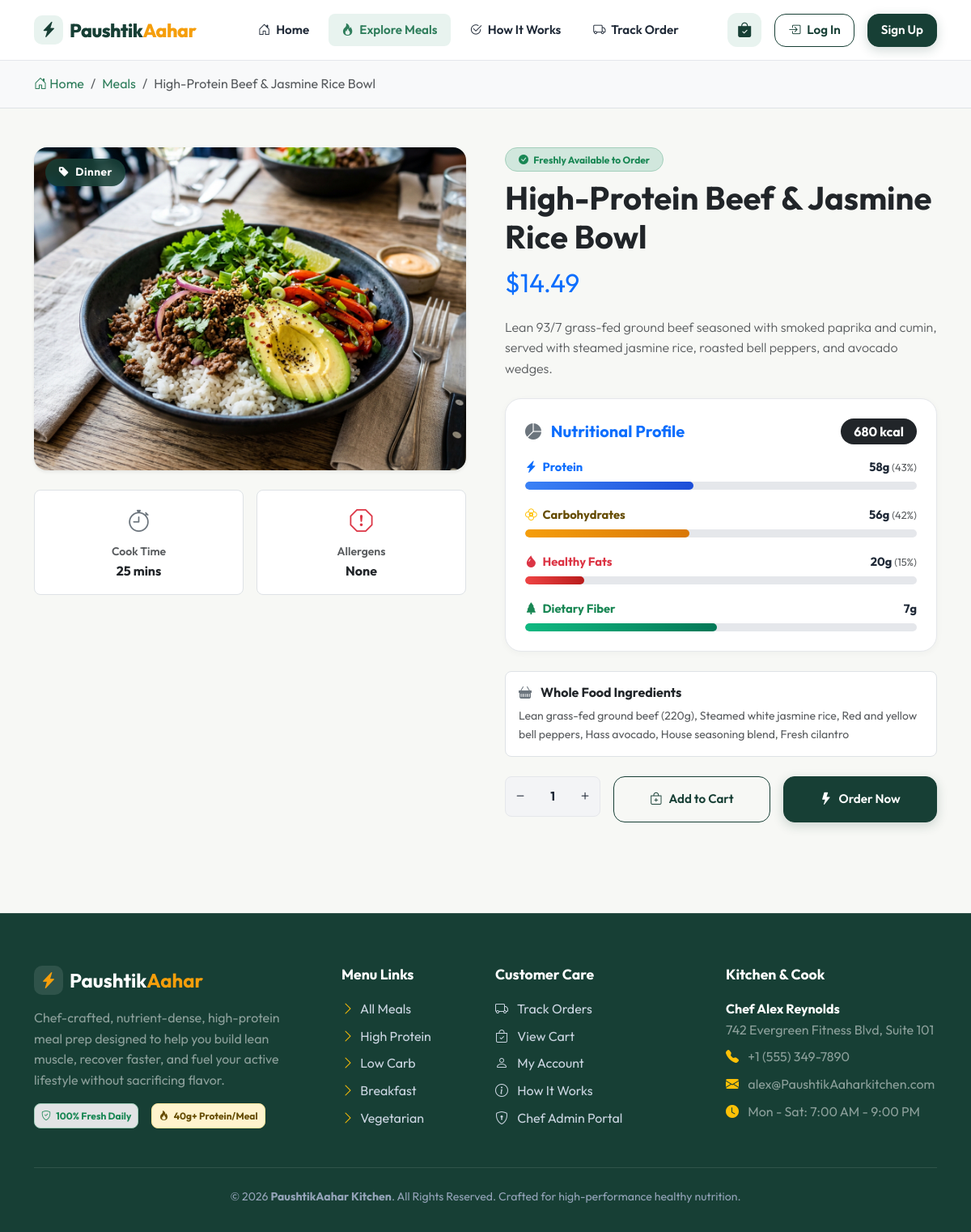
The app's page /meal.php?id=2 with its own data.
### tables this page shows
CREATE TABLE `meals` (
  `id` INT AUTO_INCREMENT PRIMARY KEY,
  `name` VARCHAR(150) NOT NULL,
  `slug` VARCHAR(180) NOT NULL UNIQUE,
  `description` TEXT NOT NULL,
  `category` VARCHAR(50) NOT NULL,
  `ingredients` TEXT NOT NULL,
  `allergens` VARCHAR(255) DEFAULT 'None',
  `image` VARCHAR(255) NOT NULL,
  `price` DECIMAL(10,2) NOT NULL,
  `calories` INT NOT NULL,
  `protein` INT NOT NULL,
  `carbs` INT NOT NULL,
  `fat` INT NOT NULL,
  `fiber` INT NOT NULL DEFAULT 0,
  `preparation_time` VARCHAR(50) NOT NULL DEFAULT '20-25 mins',
  `is_available` TINYINT(1) NOT NULL DEFAULT 1,
  `is_featured` TINYINT(1) NOT NULL DEFAULT 0,
  `created_at` TIMESTAMP DEFAULT CURRENT_TIMESTAMP,
  `updated_at` TIMESTAMP DEFAULT CURRENT_TIMESTAMP ON UPDATE CURRENT_TIMESTAMP
);

CREATE TABLE `settings` (
  `key_name` VARCHAR(50) PRIMARY KEY,
  `key_value` TEXT NOT NULL
);

### includes/functions.php (called while the page is built, shortened)
<?php
function e($string) {
    return htmlspecialchars((string)$string, ENT_QUOTES, 'UTF-8');
}
function format_price($amount) {
    return '$' . number_format((float)$amount, 2);
}
function get_setting($key, $default = '') {
    global $pdo;
    try {
        $stmt = $pdo->prepare("SELECT key_value FROM settings WHERE key_name = ? LIMIT 1");
        $stmt->execute([$key]);
        $row = $stmt->fetch();
        return $row ? $row['key_value'] : $default;
    } catch (PDOException $e) {
        return $default;
    }
}

### meal.php (the view, shortened to what this page needs)
<?php
require_once __DIR__ . '/config/database.php';
require_once __DIR__ . '/includes/functions.php';
$meal_id = (int)($_GET['id'] ?? 0);
$stmt = $pdo->prepare("SELECT * FROM meals WHERE id = ? LIMIT 1");
$stmt->execute([$meal_id]);
$meal = $stmt->fetch();
$total_macro_grams = max(1, $meal['protein'] + $meal['carbs'] + $meal['fat']);
$protein_pct = round(($meal['protein'] / $total_macro_grams) * 100);
$carbs_pct   = round(($meal['carbs'] / $total_macro_grams) * 100);
$fat_pct     = round(($meal['fat'] / $total_macro_grams) * 100);
require_once __DIR__ . '/includes/header.php';
?>
<div class="bg-light py-3 border-bottom">
  <div class="container">
    <nav aria-label="breadcrumb">
      <ol class="breadcrumb mb-0 small">
        <li class="breadcrumb-item"><a href="index.php"><i class="bi bi-house-door"></i> Home</a></li>
        <li class="breadcrumb-item"><a href="meals.php">Meals</a></li>
        <li class="breadcrumb-item active" aria-current="page"><?= e($meal['name']) ?></li>
      </ol>
    </nav>
  </div>
</div>
<div class="container py-5">
  <div class="row g-5">
    <div class="col-lg-6">
      <div class="position-relative mb-4">
        <img src="uploads/meals/<?= e($meal['image']) ?>" alt="<?= e($meal['name']) ?>" class="img-fluid rounded-4 shadow-sm w-100" style="max-height: 480px; object-fit: cover;" onerror="this.src='uploads/meals/grilled_chicken_bowl.jpg'">
        <span class="meal-badge-category" style="font-size: 0.85rem; padding: 0.4rem 1rem;">
          <i class="bi bi-tag-fill me-1"></i> <?= e($meal['category']) ?>
        </span>
      </div>
      <div class="row g-3">
        <div class="col-6">
          <div class="p-3 bg-white border rounded-3 text-center">
            <i class="bi bi-stopwatch text-secondary fs-3 mb-1 d-block"></i>
            <small class="text-muted d-block fw-semibold">Cook Time</small>
            <strong class="text-dark"><?= e($meal['preparation_time']) ?></strong>
          </div>
        </div>
        <div class="col-6">
          <div class="p-3 bg-white border rounded-3 text-center">
            <i class="bi bi-exclamation-octagon text-danger fs-3 mb-1 d-block"></i>
            <small class="text-muted d-block fw-semibold">Allergens</small>
            <strong class="text-dark"><?= e($meal['allergens'] ?: 'None') ?></strong>
          </div>
        </div>
      </div>
    </div>
    <div class="col-lg-6">
      <div class="d-flex align-items-center gap-2 mb-2">
        <?php if ($meal['is_available']): ?>
          <span class="badge bg-success-subtle text-success border border-success-subtle px-3 py-2 rounded-pill">
            <i class="bi bi-check-circle-fill me-1"></i> Freshly Available to Order
          </span>
        <?php else: ?>
          <span class="badge bg-danger-subtle text-danger border border-danger-subtle px-3 py-2 rounded-pill">
            <i class="bi bi-x-circle-fill me-1"></i> Currently Unavailable
          </span>
        <?php endif; ?>
      </div>
      <h1 class="fw-bold text-dark display-6 mb-2"><?= e($meal['name']) ?></h1>
      <div class="fs-2 fw-extrabold text-primary mb-3"><?= format_price($meal['price']) ?></div>
      <p class="text-muted lead fs-6 mb-4">
        <?= nl2br(e($meal['description'])) ?>
      </p>
      <div class="macro-breakdown-card mb-4">
        <div class="d-flex justify-content-between align-items-center mb-3">
          <h5 class="fw-bold text-primary mb-0"><i class="bi bi-pie-chart-fill me-2 text-secondary"></i> Nutritional Profile</h5>
          <span class="badge bg-dark text-white px-3 py-2 rounded-pill fs-6"><?= (int)$meal['calories'] ?> kcal</span>
        </div>
        <div class="macro-bar-item">
          <div class="macro-bar-header">
            <span class="text-primary"><i class="bi bi-lightning-charge-fill text-primary me-1"></i> Protein</span>
            <span><?= (int)$meal['protein'] ?>g <small class="text-muted fw-normal">(<?= $protein_pct ?>%)</small></span>
          </div>
          <div class="macro-progress-track">
            <div class="macro-progress-fill fill-protein" style="width: <?= $protein_pct ?>%;"></div>
          </div>
        </div>
        <div class="macro-bar-item">
          <div class="macro-bar-header">
            <span class="text-warning-emphasis"><i class="bi bi-flower2 text-warning me-1"></i> Carbohydrates</span>
            <span><?= (int)$meal['carbs'] ?>g <small class="text-muted fw-normal">(<?= $carbs_pct ?>%)</small></span>
          </div>
          <div class="macro-progress-track">
            <div class="macro-progress-fill fill-carbs" style="width: <?= $carbs_pct ?>%;"></div>
          </div>
        </div>
        <div class="macro-bar-item">
          <div class="macro-bar-header">
            <span class="text-danger"><i class="bi bi-droplet-fill text-danger me-1"></i> Healthy Fats</span>
            <span><?= (int)$meal['fat'] ?>g <small class="text-muted fw-normal">(<?= $fat_pct ?>%)</small></span>
          </div>
          <div class="macro-progress-track">
            <div class="macro-progress-fill fill-fat" style="width: <?= $fat_pct ?>%;"></div>
          </div>
        </div>
        <?php if (!empty($meal['fiber'])): ?>
          <div class="macro-bar-item">
            <div class="macro-bar-header">
              <span class="text-success"><i class="bi bi-tree-fill text-success me-1"></i> Dietary Fiber</span>
              <span><?= (int)$meal['fiber'] ?>g</span>
            </div>
            <div class="macro-progress-track">
              <div class="macro-progress-fill fill-fiber" style="width: <?= min(100, $meal['fiber'] * 7) ?>%;"></div>
            </div>
          </div>
        <?php endif; ?>
      </div>
      <div class="bg-white p-3 rounded-3 border mb-4">
        <h6 class="fw-bold text-dark mb-2"><i class="bi bi-basket-fill text-secondary me-2"></i> Whole Food Ingredients</h6>
        <p class="text-muted small mb-0">
          <?= e($meal['ingredients']) ?>
        </p>
      </div>
      <?php if ($meal['is_available']): ?>
        <form method="POST" action="meal.php?id=<?= $meal['id'] ?>">
          <div class="d-flex flex-column flex-sm-row align-items-stretch gap-3">
            <div class="quantity-control align-self-start" style="height: 50px;">
              <button type="button" class="qty-btn qty-minus"><i class="bi bi-dash"></i></button>
              <input type="number" name="quantity" class="qty-input" value="1" min="1" max="50">
              <button type="button" class="qty-btn qty-plus"><i class="bi bi-plus"></i></button>
            </div>
            <button type="submit" name="submit_action" value="add_cart" class="btn btn-outline-custom flex-grow-1 py-3">
              <i class="bi bi-bag-plus"></i> Add to Cart
            </button>
            <button type="submit" name="submit_action" value="buy_now" class="btn btn-primary-custom flex-grow-1 py-3">
              <i class="bi bi-lightning-fill"></i> Order Now
            </button>
          </div>
        </form>
      <?php endif; ?>
    </div>
  </div>
</div>
<?php require_once __DIR__ . '/includes/footer.php'; ?>

### includes/footer.php (shortened to what this page needs)
  </main>
  <footer class="footer-custom">
    <div class="container">
      <div class="row g-4">
        <div class="col-lg-4 col-md-6">
          <div class="d-flex align-items-center gap-2 mb-3">
            <div class="brand-icon" style="background: rgba(255,255,255,0.1); width: 36px; height: 36px; border-radius: 10px; display: flex; align-items: center; justify-content: center; color: #f59e0b;">
              <i class="bi bi-lightning-charge-fill fs-5"></i>
            </div>
            <h4 class="text-white fw-bold mb-0">Paushtik<span style="color: #f59e0b;">Aahar</span></h4>
          </div>
          <p class="text-white-50 pe-lg-4">
            Chef-crafted, nutrient-dense, high-protein meal prep designed to help you build lean muscle, recover faster, and fuel your active lifestyle without sacrificing flavor.
          </p>
          <div class="d-flex gap-3 mt-3">
            <span class="badge bg-secondary-subtle text-success p-2 rounded-3 border border-success-subtle"><i class="bi bi-shield-check me-1"></i> 100% Fresh Daily</span>
            <span class="badge bg-warning-subtle text-warning-emphasis p-2 rounded-3 border border-warning-subtle"><i class="bi bi-fire me-1"></i> 40g+ Protein/Meal</span>
          </div>
        </div>
        <div class="col-lg-2 col-md-6 col-6">
          <h5>Menu Links</h5>
          <ul class="list-unstyled d-flex flex-column gap-2 mb-0">
            <li><a href="meals.php"><i class="bi bi-chevron-right me-1 text-warning"></i> All Meals</a></li>
            <li><a href="meals.php?category=High%20Protein"><i class="bi bi-chevron-right me-1 text-warning"></i> High Protein</a></li>
            <li><a href="meals.php?category=Low%20Carb"><i class="bi bi-chevron-right me-1 text-warning"></i> Low Carb</a></li>
            <li><a href="meals.php?category=Breakfast"><i class="bi bi-chevron-right me-1 text-warning"></i> Breakfast</a></li>
            <li><a href="meals.php?category=Vegetarian"><i class="bi bi-chevron-right me-1 text-warning"></i> Vegetarian</a></li>
          </ul>
        </div>
        <div class="col-lg-3 col-md-6 col-6">
          <h5>Customer Care</h5>
          <ul class="list-unstyled d-flex flex-column gap-2 mb-0">
            <li><a href="orders.php"><i class="bi bi-truck me-2"></i> Track Orders</a></li>
            <li><a href="cart.php"><i class="bi bi-bag-check me-2"></i> View Cart</a></li>
            <li><a href="account.php"><i class="bi bi-person me-2"></i> My Account</a></li>
            <li><a href="index.php#how-it-works"><i class="bi bi-info-circle me-2"></i> How It Works</a></li>
            <li><a href="admin/login.php"><i class="bi bi-shield-lock me-2"></i> Chef Admin Portal</a></li>
          </ul>
        </div>
        <div class="col-lg-3 col-md-6">
          <h5>Kitchen & Cook</h5>
          <p class="text-white-50 mb-2">
            <strong class="text-white"><?= e(get_setting('cook_name', 'Chef subham ')) ?></strong><br>
            <?= e(get_setting('address', '742 Evergreen Fitness Blvd')) ?>
          </p>
          <p class="text-white-50 mb-2">
            <i class="bi bi-telephone-fill text-warning me-2"></i> <?= e(get_setting('contact_phone', '+977 000       000')) ?>
          </p>
          <p class="text-white-50 mb-2">
            <i class="bi bi-envelope-fill text-warning me-2"></i> <?= e(get_setting('contact_email', 'subham@PaushtikAaharkitchen.com')) ?>
          </p>
          <p class="text-white-50 mb-0">
            <i class="bi bi-clock-fill text-warning me-2"></i> <?= e(get_setting('business_hours', 'Mon - Sat: 7am - 9pm')) ?>
          </p>
        </div>
      </div>
      <div class="footer-bottom text-center">
        <p class="mb-0">
          &copy; <?= date('Y') ?> <strong>PaushtikAahar Kitchen</strong>. All Rights Reserved. Crafted for high-performance healthy nutrition.
        </p>
      </div>
    </div>
  </footer>
</body>
</html>

### assets/css/style.css (style rules this page uses)
:root { --primary: #173F35; --primary-hover: #12332a; --primary-light: #e8f3ef; --secondary: #2E7D5B; --secondary-hover: #246448; --accent: #F59E0B; --accent-hover: #d97706; --accent-light: #fef3c7; --bg-main: #F7F8F5; --bg-card: #FFFFFF; --text-main: #1F2937; --text-muted: #6B7280; --border-color: #E5E7EB; --protein-color: #3B82F6; --carbs-color: #F59E0B; --fat-color: #EF4444; --calories-color: #10B981; --radius-sm: 8px; --radius-md: 14px; --radius-lg: 20px; --radius-xl: 28px; --shadow-sm: 0 2px 8px rgba(23, 63, 53, 0.04); --shadow-md: 0 8px 24px rgba(23, 63, 53, 0.08); --shadow-lg: 0 16px 36px rgba(23, 63, 53, 0.12); --shadow-hover: 0 20px 40px rgba(23, 63, 53, 0.16); --transition: all 0.25s cubic-bezier(0.4, 0, 0.2, 1); }
* { box-sizing: border-box; margin: 0; padding: 0; }
body { font-family: 'Outfit', 'Inter', -apple-system, BlinkMacSystemFont, 'Segoe UI', Roboto, sans-serif; background-color: var(--bg-main); color: var(--text-main); line-height: 1.6; min-height: 100vh; display: flex; flex-direction: column; -webkit-font-smoothing: antialiased; }
a { color: var(--secondary); text-decoration: none; transition: var(--transition); }
img { max-width: 100%; height: auto; display: block; }
.btn-primary-custom { background: var(--primary); color: #ffffff; border: 1px solid var(--primary); padding: 0.75rem 1.6rem; border-radius: var(--radius-md); font-weight: 600; font-size: 0.95rem; display: inline-flex; align-items: center; justify-content: center; gap: 0.5rem; transition: var(--transition); box-shadow: 0 4px 14px rgba(23, 63, 53, 0.2); }
.btn-outline-custom { background: transparent; color: var(--primary); border: 1.5px solid var(--primary); padding: 0.75rem 1.6rem; border-radius: var(--radius-md); font-weight: 600; font-size: 0.95rem; display: inline-flex; align-items: center; justify-content: center; gap: 0.5rem; transition: var(--transition); }
.meal-badge-category { position: absolute; top: 14px; left: 14px; background: rgba(23, 63, 53, 0.85); backdrop-filter: blur(6px); color: #ffffff; padding: 0.3rem 0.75rem; border-radius: 999px; font-size: 0.75rem; font-weight: 700; letter-spacing: 0.5px; z-index: 2; }
.macro-breakdown-card { background: #ffffff; border-radius: var(--radius-lg); border: 1px solid var(--border-color); padding: 1.5rem; box-shadow: var(--shadow-sm); }
.macro-bar-item { margin-bottom: 1.15rem; }
.macro-bar-item:last-child { margin-bottom: 0; }
.macro-bar-header { display: flex; justify-content: space-between; align-items: center; margin-bottom: 0.4rem; font-size: 0.92rem; font-weight: 700; }
.macro-progress-track { height: 10px; background: #e5e7eb; border-radius: 999px; overflow: hidden; position: relative; }
.macro-progress-fill { height: 100%; border-radius: 999px; transition: width 0.8s ease-in-out; }
.fill-protein { background: linear-gradient(90deg, #3b82f6, #1d4ed8); }
.fill-carbs { background: linear-gradient(90deg, #f59e0b, #d97706); }
.fill-fat { background: linear-gradient(90deg, #ef4444, #b91c1c); }
.fill-fiber { background: linear-gradient(90deg, #10b981, #047857); }
.quantity-control { display: inline-flex; align-items: center; background: #f3f4f6; border-radius: var(--radius-sm); border: 1px solid var(--border-color); overflow: hidden; }
.qty-btn { background: transparent; border: none; width: 36px; height: 36px; display: flex; align-items: center; justify-content: center; font-size: 1.1rem; color: var(--text-main); cursor: pointer; transition: var(--transition); }
.qty-input { width: 44px; text-align: center; border: none; background: transparent; font-weight: 700; font-size: 0.95rem; color: var(--text-main); }
.footer-custom { background: var(--primary); color: #e5e7eb; padding: 4rem 0 2rem; margin-top: 4rem; border-top: 1px solid rgba(255, 255, 255, 0.1); }
.footer-custom h5 { color: #ffffff; font-weight: 700; margin-bottom: 1.25rem; font-size: 1.1rem; }
.footer-custom a { color: #cbd5e1; }
.footer-bottom { border-top: 1px solid rgba(255, 255, 255, 0.1); padding-top: 1.5rem; margin-top: 3rem; font-size: 0.88rem; color: #94a3b8; }

### records on screen
meals: name "High-Protein Beef & Jasmine Rice Bowl", image (picture), category "Dinner", preparation_time "25 mins", allergens "None", price "$14.49", description "Lean 93/7 grass-fed ground beef seasoned with smoked paprika and cumin, served with steamed jasmine rice, roasted bell peppers, and avocado wedges.", calories "680", protein "58", protein_pct "43", carbs "56", carbs_pct "42", fat "20", fat_pct "15", fiber "7", ingredients "Lean grass-fed ground beef (220g), Steamed white jasmine rice, Red and yellow bell peppers, Hass avocado, House seasoning blend, Fresh cilantro"
settings: key_value "Chef Alex Reynolds"
settings: key_value "742 Evergreen Fitness Blvd, Suite 101"
settings: key_value "+1 (555) 349-7890"
settings: key_value "alex@PaushtikAaharkitchen.com"
settings: key_value "Mon - Sat: 7:00 AM - 9:00 PM"
